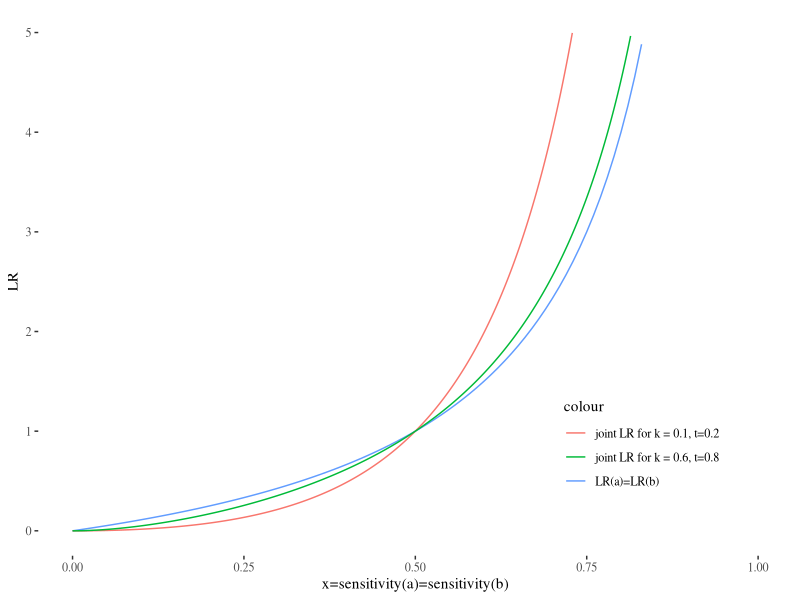

This figure's R source:
## ---- chunk 1
knitr::opts_chunk$set(echo = TRUE)
## ---- chunk 2
library(ggplot2)
library(ggthemes)

combined <- function (x,k,t) {
  (x^2)/
(
  ((1-k)*t*(1-x)*x + k*(1-t)*x*(1-x) + (1-k)*(1-t)*(1-x)*(1-x))
  /
    ((1-k)*t +(1-t)*k+(1-k)*(1-t))
)
}

combinedMarcello <- function(x,k,t){
  (x^2)/(k*(1-t)*(x)*(1-x)+(1-k)*t*x*(1-x)+(1-k)*(1-t)*(1-x)*(1-x))
}

x <-seq(0,1,by=0.001)
y0102 <- combined(x,0.1,0.2)
y0608 <- combined(x,0.6,0.8)

ggplot() +
  stat_function(fun=function(x)(x/(1-x)), geom="line", aes(colour="LR(a)=LR(b)"))+
  geom_line(aes(x = x, y = y0102,color = "joint LR for k = 0.1, t=0.2")) +
  geom_line(aes(x = x, y = y0608,color = "joint LR for k = 0.6, t=0.8")) +
        ylim(c(0,5))+
  xlab("x=sensitivity(a)=sensitivity(b)")+ ylab("LR")+theme_tufte()+
  theme(legend.position = c(0.8, 0.2))
